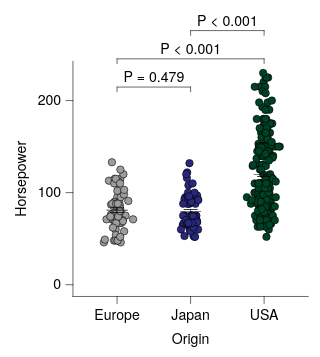

The specification (Vega-Lite) saved for this image:
### Vega-Lite specification from a JSON file in a GitHub repository (floating-point values rounded to 4 significant figures; data arrays with more than 128 entries replaced by an {"elided": "..."} marker saying what was removed)
{"background": null, "config": {"arc": {"fill": "#DBDBDB", "fillOpacity": 1.0, "innerRadius": 25.0, "padAngle": 0.03, "stroke": "black", "strokeOpacity": 1, "strokeWidth": 0.25}, "area": {"fill": "#DBDBDB", "fillOpacity": 1.0, "stroke": "black", "strokeOpacity": 1, "strokeWidth": 0.25}, "axis": {"domain": true, "domainCap": "round", "domainColor": "black", "domainWidth": 0.25, "grid": false, "gridCap": "round", "gridColor": "#F1F1F1", "gridDash": [0, 0], "gridOpacity": 1.0, "gridWidth": 0.25, "labelColor": "black", "labelFont": "Helvetica Neue, HelveticaNeue, Helvetica, Arial, sans-serif", "labelFontSize": 6, "labelFontStyle": "normal", "labelFontWeight": 400, "offset": 0, "ticks": true, "tickCap": "round", "tickColor": "black", "tickRound": false, "tickSize": 3.0, "tickWidth": 0.25, "titleColor": "black", "titleFont": "Helvetica Neue, HelveticaNeue, Helvetica, Arial, sans-serif", "titleFontSize": 6, "titleFontStyle": "normal", "titleFontWeight": 400}, "axisX": {"domain": true, "labelAlign": "center", "labelAngle": 0, "labels": true, "ticks": true, "translate": 0}, "axisY": {"domain": true, "labelAlign": "right", "labelAngle": 0, "labels": true, "ticks": true, "translate": 0}, "axisRight": {"domain": true, "labelAlign": "left", "labelAngle": 0, "labels": true, "ticks": true, "translate": 0}, "axisTop": {"domain": true, "labelAlign": "center", "labelAngle": 0, "labels": true, "ticks": true, "translate": 0}, "axisBand": {"tickOffset": 0}, "bar": {"fill": "#DBDBDB", "fillOpacity": 1.0, "stroke": "black", "strokeOpacity": 1, "strokeWidth": 0.25}, "boxplot": {"size": 9.0, "ticks": {"cornerRadius": 0.25, "fill": "black", "opacity": 1, "size": 4.5, "thickness": 0.25}, "box": {"fillOpacity": 1.0, "stroke": "black", "strokeOpacity": 1, "strokeWidth": 0.25}, "median": {"cornerRadius": 0, "fill": "black", "fillOpacity": 1.0, "opacity": 1, "size": 9.0, "thickness": 0.25}, "rule": {"fill": "black", "fillOpacity": 1.0, "size": 10.0, "stroke": "black", "strokeDash": [0, 0], "strokeOpacity": 1, "strokeWidth": 0.25}, "outliers": {"color": "black", "fill": "black", "fillOpacity": 1.0, "size": 0, "stroke": "black", "strokeOpacity": 1, "strokeWidth": 0.25}}, "circle": {"fill": "black", "fillOpacity": 1.0, "size": 1.25, "stroke": null, "strokeOpacity": 1, "strokeWidth": 0.25}, "errorband": {"band": {"fillOpacity": 0.6, "stroke": null, "strokeWidth": 0.25, "strokeOpacity": 1}, "borders": {"opacity": 0, "strokeOpacity": 1, "strokeWidth": 0.25}}, "errorbar": {"opacity": 1, "rule": {"strokeDash": [0, 0], "strokeWidth": 0.25}, "ticks": {"color": "black", "cornerRadius": 0.125, "opacity": 1, "size": 6.0, "thickness": 0.25}, "thickness": 0.25}, "font": "Helvetica Neue, HelveticaNeue, Helvetica, Arial, sans-serif", "geoshape": {"fill": "#DBDBDB", "fillOpacity": 1.0, "stroke": "black", "strokeOpacity": 1, "strokeWidth": 0.25}, "header": {"labelColor": "black", "labelFont": "Helvetica Neue, HelveticaNeue, Helvetica, Arial, sans-serif", "labelFontSize": 6, "labelFontStyle": "normal", "labelFontWeight": 400, "titleColor": "black", "titleFont": "Helvetica Neue, HelveticaNeue, Helvetica, Arial, sans-serif", "titleFontSize": 6, "titleFontStyle": "normal", "titleFontWeight": 400, "titlePadding": 0}, "legend": {"disable": false, "offset": 4.5, "titlePadding": 4, "labelOffset": 2, "gradientLabelOffset": 2, "columnPadding": 4, "rowPadding": 2, "gradientThickness": 5, "gradientOpacity": 1.0, "gradientStrokeColor": "black", "gradientStrokeWidth": 0.25, "labelColor": "black", "labelFont": "Helvetica Neue, HelveticaNeue, Helvetica, Arial, sans-serif", "labelFontSize": 6, "labelFontStyle": "normal", "labelFontWeight": 400, "strokeColor": "black", "strokeWidth": 0, "symbolSize": 36, "symbolStrokeColor": "black", "symbolStrokeWidth": 0.25, "titleColor": "black", "titleFont": "Helvetica Neue, HelveticaNeue, Helvetica, Arial, sans-serif", "titleFontSize": 6, "titleFontStyle": "normal", "titleFontWeight": 400}, "line": {"color": "black", "stroke": "black", "strokeCap": "butt", "strokeDash": [0, 0], "strokeOpacity": 1, "strokeWidth": 0.5}, "point": {"filled": true, "fill": "#DBDBDB", "fillOpacity": 1.0, "size": 5.0, "stroke": "black", "strokeOpacity": 1, "strokeWidth": 0.25}, "range": {"category": ["#9D9D9D", "#28287D", "#004225", "#47266F", "#00605D", "#DBDBDB", "#7983C1", "#6E927B", "#937FB4", "#699A97"], "diverging": {"scheme": ["#4F4265", "#6A5C82", "#85789D", "#A196B7", "#BDB5CE", "#D8D6DD", "#F6F6F6", "#CED8D7", "#9DBFBD", "#75A3A0", "#518683", "#326967", "#164D4B"]}, "heatmap": {"scheme": ["#440154", "#472270", "#433E82", "#38598C", "#2C728E", "#238A8D", "#24A086", "#39B578", "#5DC862", "#96D646", "#CAE02D", "#FDE724"]}, "ordinal": {"scheme": ["#F1F1F1", "#DBDBDB", "#C6C6C6", "#B2B2B2", "#9D9D9D", "#898989", "#767676", "#636363", "#515151", "#404040", "#2F2F2F", "#1F1F1F"]}, "ramp": {"scheme": ["#440154", "#472270", "#433E82", "#38598C", "#2C728E", "#238A8D", "#24A086", "#39B578", "#5DC862", "#96D646", "#CAE02D", "#FDE724"]}}, "rule": {"color": "black", "stroke": "black", "strokeCap": "round", "strokeDash": [2, 2], "strokeOpacity": 1, "strokeWidth": 0.25}, "scale": {"barBandPaddingInner": 0.1, "rectBandPaddingInner": 0, "tickBandPaddingInner": 0.1, "bandPaddingOuter": 0.1, "bandWithNestedOffsetPaddingInner": 0.2, "bandWithNestedOffsetPaddingOuter": 0.2, "offsetBandPaddingInner": 0, "offsetBandPaddingOuter": 0, "continuousPadding": 5.0, "round": false}, "rect": {"fill": "#DBDBDB", "fillOpacity": 1.0, "stroke": "black", "strokeOpacity": 1, "strokeWidth": 0.25}, "square": {"fill": "#DBDBDB", "fillOpacity": 1.0, "size": 10.0, "stroke": "black", "strokeOpacity": 1, "strokeWidth": 0.25}, "text": {"color": "black", "font": "Helvetica Neue, HelveticaNeue, Helvetica, Arial, sans-serif", "fontSize": 6, "fontStyle": "normal", "fontWeight": 400}, "tick": {"color": "black", "cornerRadius": 0.125, "opacity": 1.0, "size": 9.0, "thickness": 0.25}, "title": {"anchor": "middle", "frame": "group", "color": "black", "font": "Helvetica Neue, HelveticaNeue, Helvetica, Arial, sans-serif", "fontSize": 6, "fontStyle": "normal", "fontWeight": 400, "subtitleColor": "black", "subtitleFont": "Helvetica Neue, HelveticaNeue, Helvetica, Arial, sans-serif", "subtitleFontSize": 6, "subtitleFontStyle": "normal", "subtitleFontWeight": 400}, "trail": {"color": "black", "opacity": 1, "size": 0.5}, "view": {"continuousWidth": 100, "continuousHeight": 100, "discreteWidth": 100, "discreteHeight": 100, "fill": null, "stroke": null, "strokeWidth": 0.25}}, "layer": [{"data": {"name": "data-53eecb024a78fdc2be808dcfdc3af7a2"}, "mark": {"type": "circle", "opacity": 1.0, "size": 10.0, "stroke": "black", "strokeOpacity": 1, "strokeWidth": 0.25}, "encoding": {"color": {"field": "Origin", "legend": null, "scale": {"domain": ["Europe", "Japan", "USA"]}, "sort": ["Europe", "Japan", "USA"], "title": null, "type": "nominal"}, "x": {"axis": {}, "field": "Origin", "scale": {"domain": ["Europe", "Japan", "USA"]}, "sort": ["Europe", "Japan", "USA"], "title": "Origin", "type": "nominal"}, "xOffset": {"field": "jitter_x", "scale": {"domain": [-7.33, 7.33], "range": [5.17, 19.83]}, "type": "quantitative"}, "y": {"field": "Horsepower", "title": "Horsepower", "type": "quantitative", "scale": {"nice": false}}}}, {"data": {"name": "data-6c4882663eaca411296217af4f5e04f9"}, "mark": {"type": "errorbar"}, "encoding": {"x": {"axis": {}, "field": "Origin", "scale": {"domain": ["Europe", "Japan", "USA"]}, "sort": ["Europe", "Japan", "USA"], "title": "Origin", "type": "nominal"}, "y": {"field": "__mean", "title": "Horsepower", "type": "quantitative", "scale": {"nice": false}}, "yError": {"field": "__error"}}}, {"data": {"name": "data-6c4882663eaca411296217af4f5e04f9"}, "mark": {"type": "tick"}, "encoding": {"x": {"axis": {}, "field": "Origin", "scale": {"domain": ["Europe", "Japan", "USA"]}, "sort": ["Europe", "Japan", "USA"], "title": "Origin", "type": "nominal"}, "y": {"field": "__mean", "title": "Horsepower", "type": "quantitative", "scale": {"nice": false}}}}, {"layer": [{"layer": [{"data": {"values": [{"x": "USA", "x2": "Europe", "y": 230.0, "__dysonsphere__": 1}]}, "mark": {"type": "rule", "strokeCap": "round", "strokeDash": [0, 0], "strokeWidth": 0.25, "yOffset": -6.0}, "encoding": {"x": {"value": 81.25}, "x2": {"value": 18.75}, "y": {"field": "y", "type": "quantitative", "scale": {"nice": false}}}}, {"data": {"values": [{"x": "USA", "y": 230.0, "y2": 230.0, "__dysonsphere__": 1}]}, "mark": {"type": "rule", "strokeCap": "round", "strokeDash": [0, 0], "strokeWidth": 0.25, "y2Offset": -4.0, "yOffset": -6.0}, "encoding": {"x": {"value": 81.25}, "y": {"field": "y", "type": "quantitative", "scale": {"nice": false}}, "y2": {"field": "y2"}}}, {"data": {"values": [{"x": "Europe", "y": 230.0, "y2": 230.0, "__dysonsphere__": 1}]}, "mark": {"type": "rule", "strokeCap": "round", "strokeDash": [0, 0], "strokeWidth": 0.25, "y2Offset": -4.0, "yOffset": -6.0}, "encoding": {"x": {"value": 18.75}, "y": {"field": "y", "type": "quantitative", "scale": {"nice": false}}, "y2": {"field": "y2"}}}, {"data": {"values": [{"y": 230.0, "label": "P < 0.001", "__dysonsphere__": 1}]}, "mark": {"type": "text", "align": "center", "dy": -10.0, "fontSize": 6}, "encoding": {"text": {"field": "label", "type": "nominal"}, "x": {"value": 50.0}, "y": {"field": "y", "type": "quantitative", "scale": {"nice": false}}}}]}, {"layer": [{"data": {"values": [{"x": "Europe", "x2": "Japan", "y": 230.0, "__dysonsphere__": 1}]}, "mark": {"type": "rule", "strokeCap": "round", "strokeDash": [0, 0], "strokeWidth": 0.25, "yOffset": 6.0}, "encoding": {"x": {"value": 18.75}, "x2": {"value": 50.0}, "y": {"field": "y", "type": "quantitative", "scale": {"nice": false}}}}, {"data": {"values": [{"x": "Europe", "y": 230.0, "y2": 230.0, "__dysonsphere__": 1}]}, "mark": {"type": "rule", "strokeCap": "round", "strokeDash": [0, 0], "strokeWidth": 0.25, "y2Offset": 8.0, "yOffset": 6.0}, "encoding": {"x": {"value": 18.75}, "y": {"field": "y", "type": "quantitative", "scale": {"nice": false}}, "y2": {"field": "y2"}}}, {"data": {"values": [{"x": "Japan", "y": 230.0, "y2": 230.0, "__dysonsphere__": 1}]}, "mark": {"type": "rule", "strokeCap": "round", "strokeDash": [0, 0], "strokeWidth": 0.25, "y2Offset": 8.0, "yOffset": 6.0}, "encoding": {"x": {"value": 50.0}, "y": {"field": "y", "type": "quantitative", "scale": {"nice": false}}, "y2": {"field": "y2"}}}, {"data": {"values": [{"y": 230.0, "label": "P = 0.479", "__dysonsphere__": 1}]}, "mark": {"type": "text", "align": "center", "dy": 2.0, "fontSize": 6}, "encoding": {"text": {"field": "label", "type": "nominal"}, "x": {"value": 34.38}, "y": {"field": "y", "type": "quantitative", "scale": {"nice": false}}}}]}, {"layer": [{"data": {"values": [{"x": "USA", "x2": "Japan", "y": 230.0, "__dysonsphere__": 1}]}, "mark": {"type": "rule", "strokeCap": "round", "strokeDash": [0, 0], "strokeWidth": 0.25, "yOffset": -18.0}, "encoding": {"x": {"value": 81.25}, "x2": {"value": 50.0}, "y": {"field": "y", "type": "quantitative", "scale": {"nice": false}}}}, {"data": {"values": [{"x": "USA", "y": 230.0, "y2": 230.0, "__dysonsphere__": 1}]}, "mark": {"type": "rule", "strokeCap": "round", "strokeDash": [0, 0], "strokeWidth": 0.25, "y2Offset": -16.0, "yOffset": -18.0}, "encoding": {"x": {"value": 81.25}, "y": {"field": "y", "type": "quantitative", "scale": {"nice": false}}, "y2": {"field": "y2"}}}, {"data": {"values": [{"x": "Japan", "y": 230.0, "y2": 230.0, "__dysonsphere__": 1}]}, "mark": {"type": "rule", "strokeCap": "round", "strokeDash": [0, 0], "strokeWidth": 0.25, "y2Offset": -16.0, "yOffset": -18.0}, "encoding": {"x": {"value": 50.0}, "y": {"field": "y", "type": "quantitative", "scale": {"nice": false}}, "y2": {"field": "y2"}}}, {"data": {"values": [{"y": 230.0, "label": "P < 0.001", "__dysonsphere__": 1}]}, "mark": {"type": "text", "align": "center", "dy": -22.0, "fontSize": 6}, "encoding": {"text": {"field": "label", "type": "nominal"}, "x": {"value": 65.62}, "y": {"field": "y", "type": "quantitative", "scale": {"nice": false}}}}]}], "name": "__dysonsphere_e2f1a2a752fc2087_29"}], "$schema": "https://vega.github.io/schema/vega-lite/v6.4.1.json", "datasets": {"data-53eecb024a78fdc2be808dcfdc3af7a2": {"elided": "400 records"}, "data-6c4882663eaca411296217af4f5e04f9": [{"Origin": "USA", "__mean": 119.9, "__error": 2.529, "__dysonsphere__": 1}, {"Origin": "Europe", "__mean": 81.0, "__error": 2.47, "__dysonsphere__": 1}, {"Origin": "Japan", "__mean": 79.84, "__error": 2.005, "__dysonsphere__": 1}]}}
